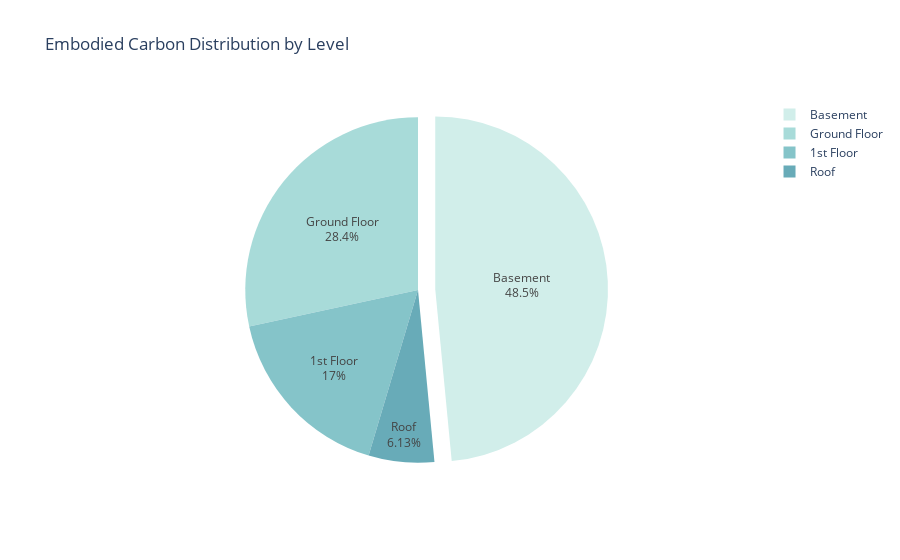

The notebook cell this image was saved under:
### Markdown cell above
Pie Chart: Embodied Carbon by Level

### Code cell
# Calculate total embodied carbon per level
carbon_by_level = df.groupby("level")["embodied_carbon"].sum()

# Plot pie chart
fig = px.pie(
    names=carbon_by_level.index,
    values=carbon_by_level.values,
    title="Embodied Carbon Distribution by Level",
    color_discrete_sequence=px.colors.sequential.Teal
)
fig.update_traces(textinfo="percent+label", pull=[0.1 if i == max(carbon_by_level.values) else 0 for i in carbon_by_level.values])
fig.show()

### Figure 1 — Plotly figure (JSON) as saved in the notebook; plotly's stock layout.template omitted (floating-point values rounded to 4 significant figures)
{"data": [{"domain": {"x": [0, 1], "y": [0, 1]}, "hovertemplate": "label=%{label}<br>value=%{value}<extra></extra>", "labels": ["1st Floor", "Basement", "Ground Floor", "Roof"], "legendgroup": "", "name": "", "pull": [0, 0.1, 0, 0], "showlegend": true, "textinfo": "percent+label", "type": "pie", "values": [45570.0, 130100.0, 76190.0, 16460.0]}], "layout": {"legend": {"tracegroupgap": 0}, "piecolorway": ["rgb(209, 238, 234)", "rgb(168, 219, 217)", "rgb(133, 196, 201)", "rgb(104, 171, 184)", "rgb(79, 144, 166)", "rgb(59, 115, 143)", "rgb(42, 86, 116)"], "title": {"text": "Embodied Carbon Distribution by Level"}}}
